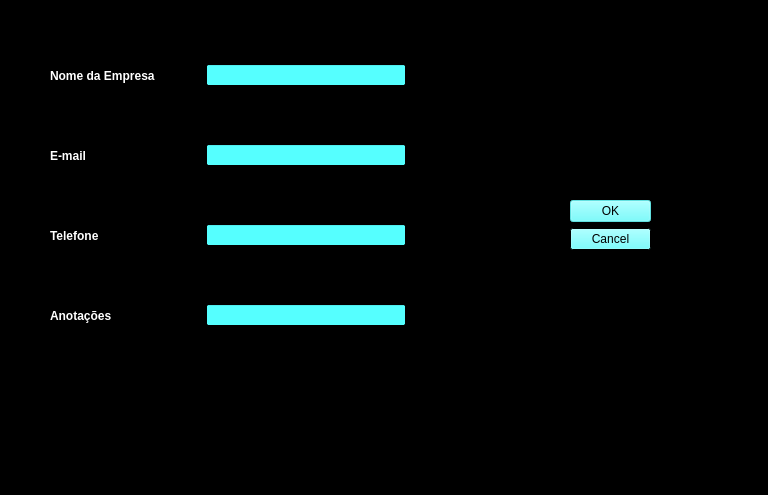
<?xml version="1.0" encoding="UTF-8"?>
<ui version="4.0">
 <class>create_empresa</class>
 <widget class="QDialog" name="create_empresa">
  <property name="geometry">
   <rect>
    <x>0</x>
    <y>0</y>
    <width>768</width>
    <height>495</height>
   </rect>
  </property>
  <property name="palette">
   <palette>
    <active>
     <colorrole role="WindowText">
      <brush brushstyle="SolidPattern">
       <color alpha="255">
        <red>255</red>
        <green>255</green>
        <blue>255</blue>
       </color>
      </brush>
     </colorrole>
     <colorrole role="Button">
      <brush brushstyle="SolidPattern">
       <color alpha="255">
        <red>85</red>
        <green>255</green>
        <blue>255</blue>
       </color>
      </brush>
     </colorrole>
     <colorrole role="Midlight">
      <brush brushstyle="SolidPattern">
       <color alpha="255">
        <red>0</red>
        <green>0</green>
        <blue>0</blue>
       </color>
      </brush>
     </colorrole>
     <colorrole role="Dark">
      <brush brushstyle="SolidPattern">
       <color alpha="255">
        <red>0</red>
        <green>0</green>
        <blue>0</blue>
       </color>
      </brush>
     </colorrole>
     <colorrole role="Mid">
      <brush brushstyle="SolidPattern">
       <color alpha="255">
        <red>0</red>
        <green>0</green>
        <blue>0</blue>
       </color>
      </brush>
     </colorrole>
     <colorrole role="Text">
      <brush brushstyle="SolidPattern">
       <color alpha="255">
        <red>0</red>
        <green>0</green>
        <blue>0</blue>
       </color>
      </brush>
     </colorrole>
     <colorrole role="ButtonText">
      <brush brushstyle="SolidPattern">
       <color alpha="255">
        <red>0</red>
        <green>0</green>
        <blue>0</blue>
       </color>
      </brush>
     </colorrole>
     <colorrole role="Base">
      <brush brushstyle="SolidPattern">
       <color alpha="255">
        <red>85</red>
        <green>255</green>
        <blue>255</blue>
       </color>
      </brush>
     </colorrole>
     <colorrole role="Window">
      <brush brushstyle="SolidPattern">
       <color alpha="255">
        <red>0</red>
        <green>0</green>
        <blue>0</blue>
       </color>
      </brush>
     </colorrole>
     <colorrole role="Shadow">
      <brush brushstyle="SolidPattern">
       <color alpha="255">
        <red>0</red>
        <green>0</green>
        <blue>0</blue>
       </color>
      </brush>
     </colorrole>
     <colorrole role="Highlight">
      <brush brushstyle="SolidPattern">
       <color alpha="255">
        <red>85</red>
        <green>255</green>
        <blue>255</blue>
       </color>
      </brush>
     </colorrole>
     <colorrole role="HighlightedText">
      <brush brushstyle="SolidPattern">
       <color alpha="255">
        <red>0</red>
        <green>0</green>
        <blue>0</blue>
       </color>
      </brush>
     </colorrole>
     <colorrole role="Link">
      <brush brushstyle="SolidPattern">
       <color alpha="255">
        <red>85</red>
        <green>255</green>
        <blue>255</blue>
       </color>
      </brush>
     </colorrole>
     <colorrole role="AlternateBase">
      <brush brushstyle="SolidPattern">
       <color alpha="255">
        <red>85</red>
        <green>255</green>
        <blue>255</blue>
       </color>
      </brush>
     </colorrole>
     <colorrole role="ToolTipBase">
      <brush brushstyle="SolidPattern">
       <color alpha="255">
        <red>0</red>
        <green>0</green>
        <blue>0</blue>
       </color>
      </brush>
     </colorrole>
    </active>
    <inactive>
     <colorrole role="WindowText">
      <brush brushstyle="SolidPattern">
       <color alpha="255">
        <red>255</red>
        <green>255</green>
        <blue>255</blue>
       </color>
      </brush>
     </colorrole>
     <colorrole role="Button">
      <brush brushstyle="SolidPattern">
       <color alpha="255">
        <red>85</red>
        <green>255</green>
        <blue>255</blue>
       </color>
      </brush>
     </colorrole>
     <colorrole role="Midlight">
      <brush brushstyle="SolidPattern">
       <color alpha="255">
        <red>0</red>
        <green>0</green>
        <blue>0</blue>
       </color>
      </brush>
     </colorrole>
     <colorrole role="Dark">
      <brush brushstyle="SolidPattern">
       <color alpha="255">
        <red>0</red>
        <green>0</green>
        <blue>0</blue>
       </color>
      </brush>
     </colorrole>
     <colorrole role="Mid">
      <brush brushstyle="SolidPattern">
       <color alpha="255">
        <red>0</red>
        <green>0</green>
        <blue>0</blue>
       </color>
      </brush>
     </colorrole>
     <colorrole role="Text">
      <brush brushstyle="SolidPattern">
       <color alpha="255">
        <red>0</red>
        <green>0</green>
        <blue>0</blue>
       </color>
      </brush>
     </colorrole>
     <colorrole role="ButtonText">
      <brush brushstyle="SolidPattern">
       <color alpha="255">
        <red>0</red>
        <green>0</green>
        <blue>0</blue>
       </color>
      </brush>
     </colorrole>
     <colorrole role="Base">
      <brush brushstyle="SolidPattern">
       <color alpha="255">
        <red>85</red>
        <green>255</green>
        <blue>255</blue>
       </color>
      </brush>
     </colorrole>
     <colorrole role="Window">
      <brush brushstyle="SolidPattern">
       <color alpha="255">
        <red>0</red>
        <green>0</green>
        <blue>0</blue>
       </color>
      </brush>
     </colorrole>
     <colorrole role="Shadow">
      <brush brushstyle="SolidPattern">
       <color alpha="255">
        <red>0</red>
        <green>0</green>
        <blue>0</blue>
       </color>
      </brush>
     </colorrole>
     <colorrole role="Highlight">
      <brush brushstyle="SolidPattern">
       <color alpha="255">
        <red>85</red>
        <green>255</green>
        <blue>255</blue>
       </color>
      </brush>
     </colorrole>
     <colorrole role="HighlightedText">
      <brush brushstyle="SolidPattern">
       <color alpha="255">
        <red>0</red>
        <green>0</green>
        <blue>0</blue>
       </color>
      </brush>
     </colorrole>
     <colorrole role="Link">
      <brush brushstyle="SolidPattern">
       <color alpha="255">
        <red>85</red>
        <green>255</green>
        <blue>255</blue>
       </color>
      </brush>
     </colorrole>
     <colorrole role="AlternateBase">
      <brush brushstyle="SolidPattern">
       <color alpha="255">
        <red>85</red>
        <green>255</green>
        <blue>255</blue>
       </color>
      </brush>
     </colorrole>
     <colorrole role="ToolTipBase">
      <brush brushstyle="SolidPattern">
       <color alpha="255">
        <red>0</red>
        <green>0</green>
        <blue>0</blue>
       </color>
      </brush>
     </colorrole>
    </inactive>
    <disabled>
     <colorrole role="WindowText">
      <brush brushstyle="SolidPattern">
       <color alpha="255">
        <red>0</red>
        <green>0</green>
        <blue>0</blue>
       </color>
      </brush>
     </colorrole>
     <colorrole role="Button">
      <brush brushstyle="SolidPattern">
       <color alpha="255">
        <red>85</red>
        <green>255</green>
        <blue>255</blue>
       </color>
      </brush>
     </colorrole>
     <colorrole role="Midlight">
      <brush brushstyle="SolidPattern">
       <color alpha="255">
        <red>0</red>
        <green>0</green>
        <blue>0</blue>
       </color>
      </brush>
     </colorrole>
     <colorrole role="Dark">
      <brush brushstyle="SolidPattern">
       <color alpha="255">
        <red>0</red>
        <green>0</green>
        <blue>0</blue>
       </color>
      </brush>
     </colorrole>
     <colorrole role="Mid">
      <brush brushstyle="SolidPattern">
       <color alpha="255">
        <red>0</red>
        <green>0</green>
        <blue>0</blue>
       </color>
      </brush>
     </colorrole>
     <colorrole role="Text">
      <brush brushstyle="SolidPattern">
       <color alpha="255">
        <red>0</red>
        <green>0</green>
        <blue>0</blue>
       </color>
      </brush>
     </colorrole>
     <colorrole role="ButtonText">
      <brush brushstyle="SolidPattern">
       <color alpha="255">
        <red>0</red>
        <green>0</green>
        <blue>0</blue>
       </color>
      </brush>
     </colorrole>
     <colorrole role="Base">
      <brush brushstyle="SolidPattern">
       <color alpha="255">
        <red>0</red>
        <green>0</green>
        <blue>0</blue>
       </color>
      </brush>
     </colorrole>
     <colorrole role="Window">
      <brush brushstyle="SolidPattern">
       <color alpha="255">
        <red>0</red>
        <green>0</green>
        <blue>0</blue>
       </color>
      </brush>
     </colorrole>
     <colorrole role="Shadow">
      <brush brushstyle="SolidPattern">
       <color alpha="255">
        <red>0</red>
        <green>0</green>
        <blue>0</blue>
       </color>
      </brush>
     </colorrole>
     <colorrole role="Highlight">
      <brush brushstyle="SolidPattern">
       <color alpha="255">
        <red>145</red>
        <green>145</green>
        <blue>145</blue>
       </color>
      </brush>
     </colorrole>
     <colorrole role="HighlightedText">
      <brush brushstyle="SolidPattern">
       <color alpha="255">
        <red>0</red>
        <green>0</green>
        <blue>0</blue>
       </color>
      </brush>
     </colorrole>
     <colorrole role="Link">
      <brush brushstyle="SolidPattern">
       <color alpha="255">
        <red>85</red>
        <green>255</green>
        <blue>255</blue>
       </color>
      </brush>
     </colorrole>
     <colorrole role="AlternateBase">
      <brush brushstyle="SolidPattern">
       <color alpha="255">
        <red>85</red>
        <green>255</green>
        <blue>255</blue>
       </color>
      </brush>
     </colorrole>
     <colorrole role="ToolTipBase">
      <brush brushstyle="SolidPattern">
       <color alpha="255">
        <red>0</red>
        <green>0</green>
        <blue>0</blue>
       </color>
      </brush>
     </colorrole>
    </disabled>
   </palette>
  </property>
  <property name="windowTitle">
   <string>Adicionar empresa</string>
  </property>
  <widget class="QDialogButtonBox" name="buttonBox">
   <property name="geometry">
    <rect>
     <x>570</x>
     <y>200</y>
     <width>81</width>
     <height>241</height>
    </rect>
   </property>
   <property name="orientation">
    <enum>Qt::Vertical</enum>
   </property>
   <property name="standardButtons">
    <set>QDialogButtonBox::Cancel|QDialogButtonBox::Ok</set>
   </property>
  </widget>
  <widget class="QWidget" name="layoutWidget">
   <property name="geometry">
    <rect>
     <x>50</x>
     <y>40</y>
     <width>401</width>
     <height>71</height>
    </rect>
   </property>
   <layout class="QHBoxLayout" name="horizontalLayout">
    <item>
     <widget class="QLabel" name="empresa_2">
      <property name="minimumSize">
       <size>
        <width>150</width>
        <height>0</height>
       </size>
      </property>
      <property name="font">
       <font>
        <weight>75</weight>
        <bold>true</bold>
       </font>
      </property>
      <property name="text">
       <string>Nome da Empresa</string>
      </property>
     </widget>
    </item>
    <item>
     <widget class="QLineEdit" name="nome">
      <property name="minimumSize">
       <size>
        <width>200</width>
        <height>0</height>
       </size>
      </property>
      <property name="maximumSize">
       <size>
        <width>200</width>
        <height>16777215</height>
       </size>
      </property>
     </widget>
    </item>
    <item>
     <spacer name="horizontalSpacer_5">
      <property name="orientation">
       <enum>Qt::Horizontal</enum>
      </property>
      <property name="sizeHint" stdset="0">
       <size>
        <width>40</width>
        <height>20</height>
       </size>
      </property>
     </spacer>
    </item>
   </layout>
  </widget>
  <widget class="QLabel" name="logo">
   <property name="geometry">
    <rect>
     <x>490</x>
     <y>120</y>
     <width>360</width>
     <height>50</height>
    </rect>
   </property>
   <property name="minimumSize">
    <size>
     <width>360</width>
     <height>50</height>
    </size>
   </property>
   <property name="maximumSize">
    <size>
     <width>360</width>
     <height>50</height>
    </size>
   </property>
   <property name="text">
    <string/>
   </property>
  </widget>
  <widget class="QWidget" name="layoutWidget_2">
   <property name="geometry">
    <rect>
     <x>50</x>
     <y>120</y>
     <width>401</width>
     <height>71</height>
    </rect>
   </property>
   <layout class="QHBoxLayout" name="horizontalLayout_2">
    <item>
     <widget class="QLabel" name="empresa_3">
      <property name="minimumSize">
       <size>
        <width>150</width>
        <height>0</height>
       </size>
      </property>
      <property name="font">
       <font>
        <weight>75</weight>
        <bold>true</bold>
       </font>
      </property>
      <property name="text">
       <string>E-mail</string>
      </property>
     </widget>
    </item>
    <item>
     <widget class="QLineEdit" name="email">
      <property name="minimumSize">
       <size>
        <width>200</width>
        <height>0</height>
       </size>
      </property>
      <property name="maximumSize">
       <size>
        <width>200</width>
        <height>16777215</height>
       </size>
      </property>
     </widget>
    </item>
    <item>
     <spacer name="horizontalSpacer_6">
      <property name="orientation">
       <enum>Qt::Horizontal</enum>
      </property>
      <property name="sizeHint" stdset="0">
       <size>
        <width>40</width>
        <height>20</height>
       </size>
      </property>
     </spacer>
    </item>
   </layout>
  </widget>
  <widget class="QWidget" name="layoutWidget_3">
   <property name="geometry">
    <rect>
     <x>50</x>
     <y>200</y>
     <width>401</width>
     <height>71</height>
    </rect>
   </property>
   <layout class="QHBoxLayout" name="horizontalLayout_3">
    <item>
     <widget class="QLabel" name="empresa_5">
      <property name="minimumSize">
       <size>
        <width>150</width>
        <height>0</height>
       </size>
      </property>
      <property name="font">
       <font>
        <weight>75</weight>
        <bold>true</bold>
       </font>
      </property>
      <property name="text">
       <string>Telefone</string>
      </property>
     </widget>
    </item>
    <item>
     <widget class="QLineEdit" name="telefone">
      <property name="minimumSize">
       <size>
        <width>200</width>
        <height>0</height>
       </size>
      </property>
      <property name="maximumSize">
       <size>
        <width>200</width>
        <height>16777215</height>
       </size>
      </property>
     </widget>
    </item>
    <item>
     <spacer name="horizontalSpacer_7">
      <property name="orientation">
       <enum>Qt::Horizontal</enum>
      </property>
      <property name="sizeHint" stdset="0">
       <size>
        <width>40</width>
        <height>20</height>
       </size>
      </property>
     </spacer>
    </item>
   </layout>
  </widget>
  <widget class="QWidget" name="layoutWidget_4">
   <property name="geometry">
    <rect>
     <x>50</x>
     <y>280</y>
     <width>401</width>
     <height>71</height>
    </rect>
   </property>
   <layout class="QHBoxLayout" name="horizontalLayout_4">
    <item>
     <widget class="QLabel" name="empresa_7">
      <property name="minimumSize">
       <size>
        <width>150</width>
        <height>0</height>
       </size>
      </property>
      <property name="font">
       <font>
        <weight>75</weight>
        <bold>true</bold>
       </font>
      </property>
      <property name="text">
       <string>Anotações</string>
      </property>
     </widget>
    </item>
    <item>
     <widget class="QLineEdit" name="anotacoes">
      <property name="minimumSize">
       <size>
        <width>200</width>
        <height>0</height>
       </size>
      </property>
      <property name="maximumSize">
       <size>
        <width>200</width>
        <height>16777215</height>
       </size>
      </property>
     </widget>
    </item>
    <item>
     <spacer name="horizontalSpacer_8">
      <property name="orientation">
       <enum>Qt::Horizontal</enum>
      </property>
      <property name="sizeHint" stdset="0">
       <size>
        <width>40</width>
        <height>20</height>
       </size>
      </property>
     </spacer>
    </item>
   </layout>
  </widget>
 </widget>
 <resources/>
 <connections>
  <connection>
   <sender>buttonBox</sender>
   <signal>accepted()</signal>
   <receiver>create_empresa</receiver>
   <slot>accept()</slot>
   <hints>
    <hint type="sourcelabel">
     <x>248</x>
     <y>254</y>
    </hint>
    <hint type="destinationlabel">
     <x>157</x>
     <y>274</y>
    </hint>
   </hints>
  </connection>
  <connection>
   <sender>buttonBox</sender>
   <signal>rejected()</signal>
   <receiver>create_empresa</receiver>
   <slot>reject()</slot>
   <hints>
    <hint type="sourcelabel">
     <x>316</x>
     <y>260</y>
    </hint>
    <hint type="destinationlabel">
     <x>286</x>
     <y>274</y>
    </hint>
   </hints>
  </connection>
 </connections>
</ui>
